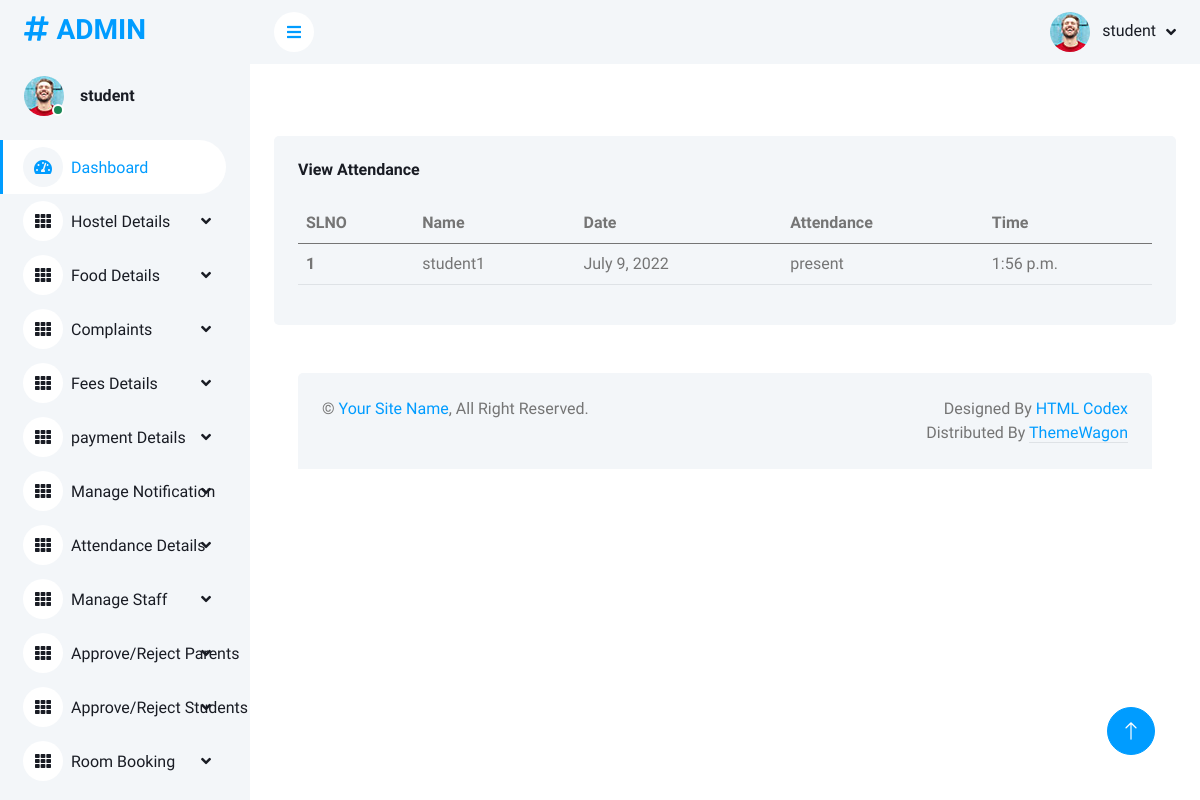
/day_attendances/2022-07-09/ (signed in), run on the app's committed database.
### app/models.py (models this page shows, shortened)
class Login(AbstractUser):
    is_parent = models.BooleanField(default=False)
    is_student = models.BooleanField(default=False)

class Attendance(models.Model):
    student = models.ForeignKey(Student, on_delete=models.CASCADE, related_name='attendance')
    date = models.DateField()
    attendance = models.CharField(max_length=100)
    time = models.TimeField()

class Student(models.Model):
    user = models.OneToOneField(Login, on_delete=models.CASCADE, primary_key=True, related_name='student')
    name = models.CharField(max_length=50)
    address = models.TextField()
    contact_no = models.IntegerField()
    email = models.EmailField()
    approval_status = models.BooleanField(default=0)
    image = models.ImageField(upload_to='profile', null=True)
    seen = models.BooleanField(default=False)

### app/adminviews.py (the view)
@login_required(login_url='accounts:login')
def day_attendance(request, date):
    attendance = Attendance.objects.filter(date=date)
    context = {
        'attendances': attendance,
        'date': date
    }
    return render(request, 'admin_temp/day_attendance.html', context)

### templates/admin_temp/day_attendance.html
<!DOCTYPE html>
{% extends 'admin_temp/admin_home.html' %}
{% block content %}
{% load static %}
<div class="col-12">
    <div class="bg-light rounded h-100 p-4">
        <h6 class="mb-4">View Attendance</h6>
        <div class="table-responsive">
            <table class="table">
                <thead>
                <tr>
                    <th scope="col">SLNO</th>
                    <th scope="col">Name</th>
                    <th scope="col">Date</th>
                    <th scope="col">Attendance</th>
                    <th scope="col">Time</th>
                </tr>
                </thead>
                <tbody>
                {% for i in attendances %}
                <tr>
                    <th scope="row">{{forloop.counter}}</th>
                    <td>{{i.student.name}}</td>
                    <td>{{i.date}}</td>
                    <td>{{i.attendance}}</td>
                    <td>{{i.time}}</td>
                </tr>
                </tbody>
                {% endfor %}
            </table>
        </div>
{% endblock %}

### templates/admin_temp/admin_home.html (shortened to what this page needs)
<!DOCTYPE html>
{% load static %}
<html lang="en">
<head>
    <link href="https://cdnjs.cloudflare.com/ajax/libs/font-awesome/5.10.0/css/all.min.css" rel="stylesheet">
    <link href="https://cdn.jsdelivr.net/npm/bootstrap-icons@1.4.1/font/bootstrap-icons.css" rel="stylesheet">
    <link href="{% static 'assets1/lib/owlcarousel/assets/owl.carousel.min.css' %}" rel="stylesheet">
    <link href="{% static 'assets1/lib/tempusdominus/css/tempusdominus-bootstrap-4.min.css' %}" rel="stylesheet" />
    <link href="{% static 'assets1/css/bootstrap.min.css' %}" rel="stylesheet">
    <link href="{% static 'assets1/css/style.css' %}" rel="stylesheet">
</head>
<body>
    <div class="container-xxl position-relative bg-white d-flex p-0">
        <div class="sidebar pe-4 pb-3">
            <nav class="navbar bg-light navbar-light">
                <a href="{% url 'admin_home' %}" class="navbar-brand mx-4 mb-3">
                    <h3 class="text-primary"><i class="fa fa-hashtag me-2"></i>ADMIN</h3>
                </a>
                <div class="d-flex align-items-center ms-4 mb-4">
                    <div class="position-relative">
                        <img class="rounded-circle" src="{% static 'assets1/img/user.jpg' %}" alt="" style="width: 40px; height: 40px;">
                        <div class="bg-success rounded-circle border border-2 border-white position-absolute end-0 bottom-0 p-1"></div>
                    </div>
                    <div class="ms-3">
                        <h6 class="mb-0">{{request.user}}</h6>
                    </div>
                </div>
                <div class="navbar-nav w-100">
                    <a href="{% url 'admin_home' %}" class="nav-item nav-link active"><i class="fa fa-tachometer-alt me-2"></i>Dashboard</a>
                    <div class="nav-item dropdown">
                        <a href="#" class="nav-link dropdown-toggle" data-bs-toggle="dropdown"><i class="fa fa-th me-2">
                        </i>Hostel Details</a>
                    </div>
                    <div class="nav-item dropdown">
                        <a href="#" class="nav-link dropdown-toggle" data-bs-toggle="dropdown"><i class="fa fa-th me-2">
                        </i>Food Details</a>
                    </div>
                    <div class="nav-item dropdown">
                        <a href="#" class="nav-link dropdown-toggle" data-bs-toggle="dropdown"><i class="fa fa-th me-2">
                        </i>Complaints</a>
                    </div>
                    <div class="nav-item dropdown">
                        <a href="#" class="nav-link dropdown-toggle" data-bs-toggle="dropdown"><i class="fa fa-th me-2">
                        </i>Fees Details</a>
                    </div>
                    <div class="nav-item dropdown">
                        <a href="#" class="nav-link dropdown-toggle" data-bs-toggle="dropdown"><i class="fa fa-th me-2">
                        </i>payment Details</a>
                    </div>
                    <div class="nav-item dropdown">
                        <a href="#" class="nav-link dropdown-toggle" data-bs-toggle="dropdown"><i class="fa fa-th me-2">
                        </i>Manage Notification</a>
                    </div>
                    <div class="nav-item dropdown">
                        <a href="#" class="nav-link dropdown-toggle" data-bs-toggle="dropdown"><i class="fa fa-th me-2">
                        </i>Attendance Details</a>
                        <div class="nav-item dropdown">
                        <a href="#" class="nav-link dropdown-toggle" data-bs-toggle="dropdown"><i class="fa fa-th me-2">
                        </i>Manage Staff</a>
                    </div>
                        <div class="nav-item dropdown">
                        <a href="#" class="nav-link dropdown-toggle" data-bs-toggle="dropdown"><i class="fa fa-th me-2">
                        </i>Approve/Reject Parents</a>
                    </div>
                         <div class="nav-item dropdown">
                        <a href="#" class="nav-link dropdown-toggle" data-bs-toggle="dropdown"><i class="fa fa-th me-2">
                        </i>Approve/Reject Students</a>
                    </div>
                         <div class="nav-item dropdown">
                        <a href="#" class="nav-link dropdown-toggle" data-bs-toggle="dropdown"><i class="fa fa-th me-2">
                        </i>Room Booking</a>
                    </div>
                </div>
                </div>
            </nav>
        </div>
        <div class="content">
            <nav class="navbar navbar-expand bg-light navbar-light sticky-top px-4 py-0">
                <a href="#" class="sidebar-toggler flex-shrink-0">
                    <i class="fa fa-bars"></i>
                </a>
                <div class="navbar-nav align-items-center ms-auto">
                    <div class="nav-item dropdown">
                        <a href="#" class="nav-link dropdown-toggle" data-bs-toggle="dropdown">
                            <img class="rounded-circle me-lg-2" src="{% static 'assets1/img/user.jpg' %}" alt="" style="width: 40px; height: 40px;">
                            <span class="d-none d-lg-inline-flex">{{request.user}}</span>
                        </a>
                    </div>
                </div>
            </nav>
            <div class="container-fluid pt-4 px-4">
            </div>
            <div class="container-fluid pt-4 px-4">
                <div class="row g-4">
                </div>
            </div>
            <div class="container-fluid pt-4 px-4">
                {% block content %}
                {% endblock %}
            </div>
            <div class="container-fluid pt-4 px-4">
                <div class="row g-4">
                </div>
            </div>
            <div class="container-fluid pt-4 px-4">
                <div class="bg-light rounded-top p-4">
                    <div class="row">
                        <div class="col-12 col-sm-6 text-center text-sm-start">
                            &copy; <a href="#">Your Site Name</a>, All Right Reserved.
                        </div>
                        <div class="col-12 col-sm-6 text-center text-sm-end">
                            Designed By <a href="https://htmlcodex.com">HTML Codex</a>
                        Distributed By <a class="border-bottom" href="https://themewagon.com" target="_blank">ThemeWagon</a>
                        </div>
                    </div>
                </div>
            </div>
        </div>
        <a href="#" class="btn btn-lg btn-primary btn-lg-square back-to-top"><i class="bi bi-arrow-up"></i></a>
    </div>
</body>
</html>

### static/assets1/css/style.css (style rules this page uses)
:root { --primary: #009CFF; --light: #F3F6F9; --dark: #191C24; }
.back-to-top { position: fixed; display: none; right: 45px; bottom: 45px; z-index: 99; }
.btn { transition: .5s; }
.btn.btn-primary { color: #FFFFFF; }
.btn-lg-square { width: 48px; height: 48px; }
.btn-square, .btn-sm-square, .btn-lg-square { padding: 0; display: inline-flex; align-items: center; justify-content: center; font-weight: normal; border-radius: 50px; }
.sidebar { position: fixed; top: 0; left: 0; bottom: 0; width: 250px; height: 100vh; overflow-y: auto; background: var(--light); transition: 0.5s; z-index: 999; }
.content { margin-left: 250px; min-height: 100vh; background: #FFFFFF; transition: 0.5s; }
@media (min-width: 992px) { .sidebar { margin-left: 0; } }
@media (min-width: 992px) { .content { width: calc(100% - 250px); } }
.sidebar .navbar .navbar-nav .nav-link { padding: 7px 20px; color: var(--dark); font-weight: 500; border-left: 3px solid var(--light); border-radius: 0 30px 30px 0; outline: none; }
.sidebar .navbar .navbar-nav .nav-link:hover, .sidebar .navbar .navbar-nav .nav-link.active { color: var(--primary); background: #FFFFFF; border-color: var(--primary); }
.sidebar .navbar .navbar-nav .nav-link i { width: 40px; height: 40px; display: inline-flex; align-items: center; justify-content: center; background: #FFFFFF; border-radius: 40px; }
.sidebar .navbar .navbar-nav .nav-link:hover i, .sidebar .navbar .navbar-nav .nav-link.active i { background: var(--light); }
.sidebar .navbar .dropdown-toggle::after { position: absolute; top: 15px; right: 15px; border: none; content: "\f107"; font-family: "Font Awesome 5 Free"; font-weight: 900; transition: .5s; }
.content .navbar .navbar-nav .nav-link { margin-left: 25px; padding: 12px 0; color: var(--dark); outline: none; }
.content .navbar .sidebar-toggler, .content .navbar .navbar-nav .nav-link i { width: 40px; height: 40px; display: inline-flex; align-items: center; justify-content: center; background: #FFFFFF; border-radius: 40px; }
.content .navbar .dropdown-toggle::after { margin-left: 6px; vertical-align: middle; border: none; content: "\f107"; font-family: "Font Awesome 5 Free"; font-weight: 900; transition: .5s; }

### data on the page
Login: user "student"
Attendance: student.name "student1", date "July 9, 2022", attendance "present", time "1:56 p.m."
